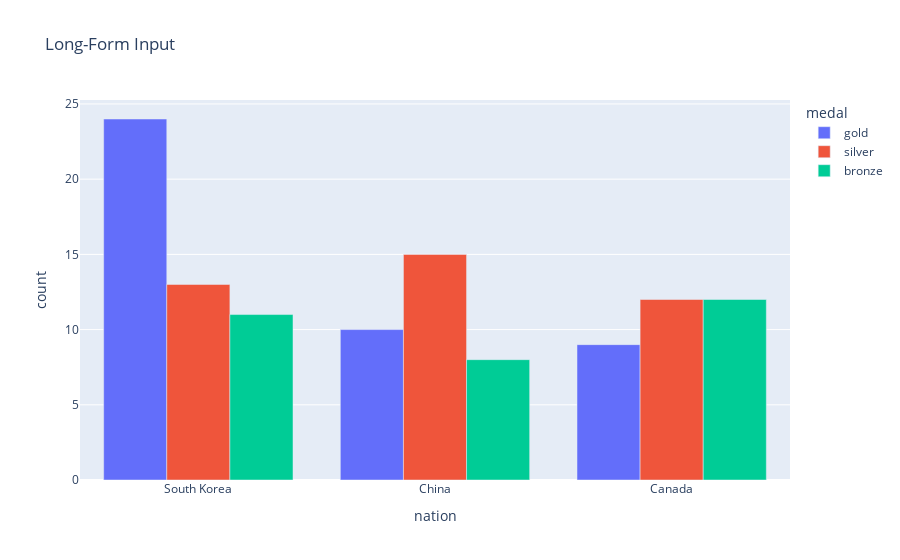

The notebook cell this image was saved under:
### Code cell
fig = px.bar(long_df, x = 'nation', y = 'count', 
             color = 'medal',  
             barmode ='group',
             title = 'Long-Form Input')  # barmode
fig.show()

### Figure 1 — Plotly figure (JSON) as saved in the notebook; plotly's stock layout.template omitted (floating-point values rounded to 4 significant figures)
{"data": [{"alignmentgroup": "True", "hovertemplate": "medal=gold<br>nation=%{x}<br>count=%{y}<extra></extra>", "legendgroup": "gold", "marker": {"color": "#636efa", "pattern": {"shape": ""}}, "name": "gold", "offsetgroup": "gold", "orientation": "v", "showlegend": true, "textposition": "auto", "type": "bar", "x": ["South Korea", "China", "Canada"], "xaxis": "x", "y": [24, 10, 9], "yaxis": "y"}, {"alignmentgroup": "True", "hovertemplate": "medal=silver<br>nation=%{x}<br>count=%{y}<extra></extra>", "legendgroup": "silver", "marker": {"color": "#EF553B", "pattern": {"shape": ""}}, "name": "silver", "offsetgroup": "silver", "orientation": "v", "showlegend": true, "textposition": "auto", "type": "bar", "x": ["South Korea", "China", "Canada"], "xaxis": "x", "y": [13, 15, 12], "yaxis": "y"}, {"alignmentgroup": "True", "hovertemplate": "medal=bronze<br>nation=%{x}<br>count=%{y}<extra></extra>", "legendgroup": "bronze", "marker": {"color": "#00cc96", "pattern": {"shape": ""}}, "name": "bronze", "offsetgroup": "bronze", "orientation": "v", "showlegend": true, "textposition": "auto", "type": "bar", "x": ["South Korea", "China", "Canada"], "xaxis": "x", "y": [11, 8, 12], "yaxis": "y"}], "layout": {"autosize": true, "barmode": "group", "legend": {"title": {"text": "medal"}, "tracegroupgap": 0}, "title": {"text": "Long-Form Input"}, "xaxis": {"anchor": "y", "autorange": true, "domain": [0, 1], "range": [-0.5, 2.5], "title": {"text": "nation"}, "type": "category"}, "yaxis": {"anchor": "x", "autorange": true, "domain": [0, 1], "range": [0, 25.26], "title": {"text": "count"}, "type": "linear"}}}
